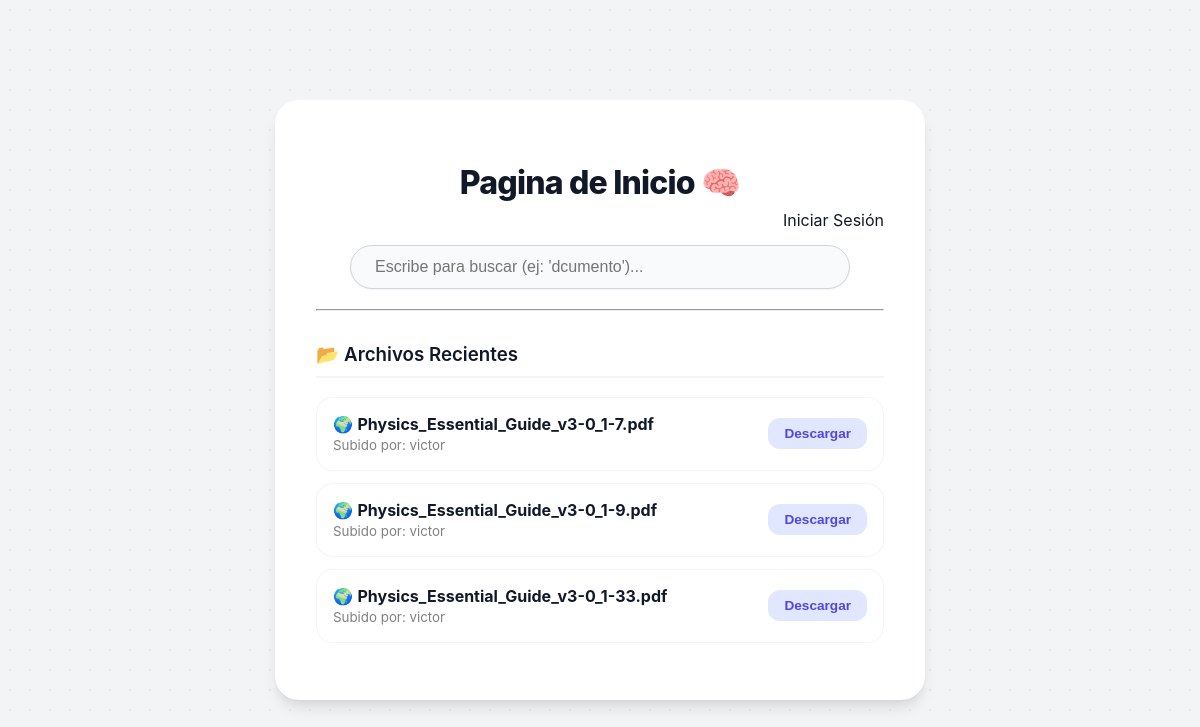
Before: / with the older database file.
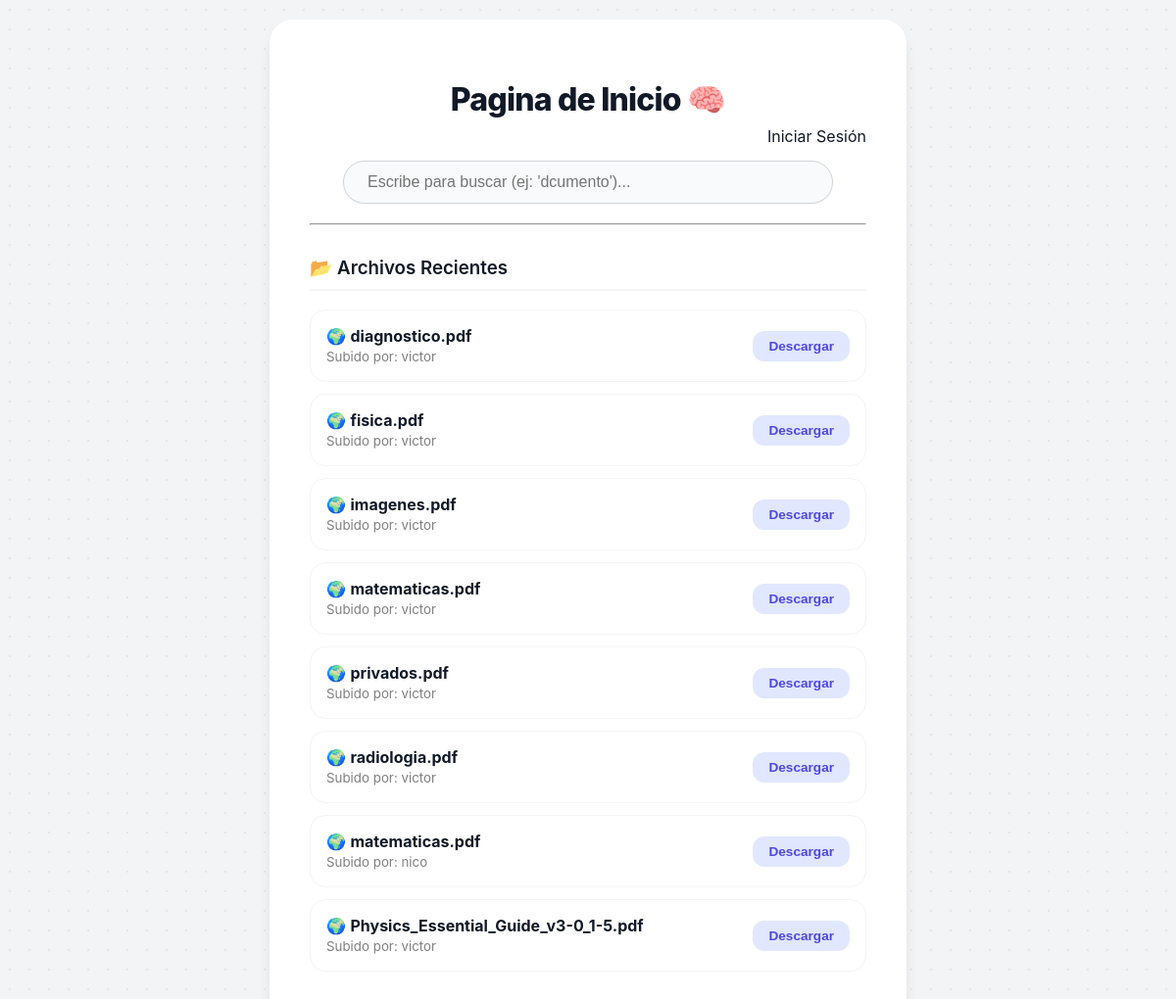
After: the same page with the newer database file.
### app.py (models this page shows)
class File(db.Model):
    id = db.Column(db.Integer, primary_key=True)
    filename = db.Column(db.String(300))
    user_id = db.Column(db.Integer, db.ForeignKey('user.id'))
    is_public = db.Column(db.Boolean, default=False)  # Verdadero = Público, Falso = Privado

class User(UserMixin, db.Model):
    id = db.Column(db.Integer, primary_key=True)
    username = db.Column(db.String(150), unique=True, nullable=False)
    email = db.Column(db.String(150), unique=True, nullable=False)
    password = db.Column(db.String(150), nullable=False)
    files = db.relationship('File', backref='owner', lazy=True)

### app.py (the view)
@app.route('/')
def home():
    public_files = File.query.filter_by(is_public=True).all()
    return render_template('home.html', files=public_files)

### templates/home.html (shortened to what this page needs)
<!DOCTYPE html>
<html lang="es">
<head>
    <link rel="stylesheet" href="{{ url_for('static', filename='style.css') }}">
</head>
<body>
    <div class="container">
        <h1>Pagina de Inicio 🧠</h1>
        <div style="text-align: right; margin-bottom: 15px;">
            {% if current_user.is_authenticated %}
                <span>Hola, <b>{{ current_user.username }}</b></span> |
                <a href="/dashboard">Ir a mi Panel</a>
            {% else %}
                <a href="/login">Iniciar Sesión</a>
            {% endif %}
        </div>
        <div class="search-container">
            <div class="search-box">
                <input type="text" id="searchInput" class="search-input" placeholder="Escribe para buscar (ej: 'dcumento')..." autocomplete="off">
            </div>
        </div>
        <hr>
        <h3>📂 Archivos Recientes</h3>
        <ul id="filesList">
            {% for file in files %}
                <li>
                    <span>
                        {% if file.is_public %} 🌍 {% else %} 🔒 {% endif %}
                        <strong>{{ file.filename }}</strong>
                        <br><small style="color: grey;">Subido por: {{ file.owner.username }}</small>
                    </span>
                    <a href="{{ url_for('download', file_id=file.id) }}">
                        <button class="btn-download">Descargar</button>
                    </a>
                </li>
            {% else %}
                <p style="text-align: center; color: #777;">No hay archivos para mostrar.</p>
            {% endfor %}
        </ul>
    </div>
</body>
</html>

Changed rows visible on the page:
changed File: filename "Physics_Essential_Guide_v3-0_1-7.pdf" → "diagnostico.pdf"
changed File: filename "Physics_Essential_Guide_v3-0_1-9.pdf" → "fisica.pdf"
changed File: filename "Physics_Essential_Guide_v3-0_1-33.pdf" → "imagenes.pdf"
now on this page (row edited): File: filename "matematicas.pdf", owner.username "victor"
added File: filename "privados.pdf", owner.username "victor"
added File: filename "radiologia.pdf", owner.username "victor"
added File: filename "matematicas.pdf", owner.username "nico"
added File: filename "Physics_Essential_Guide_v3-0_1-5.pdf", owner.username "victor"
